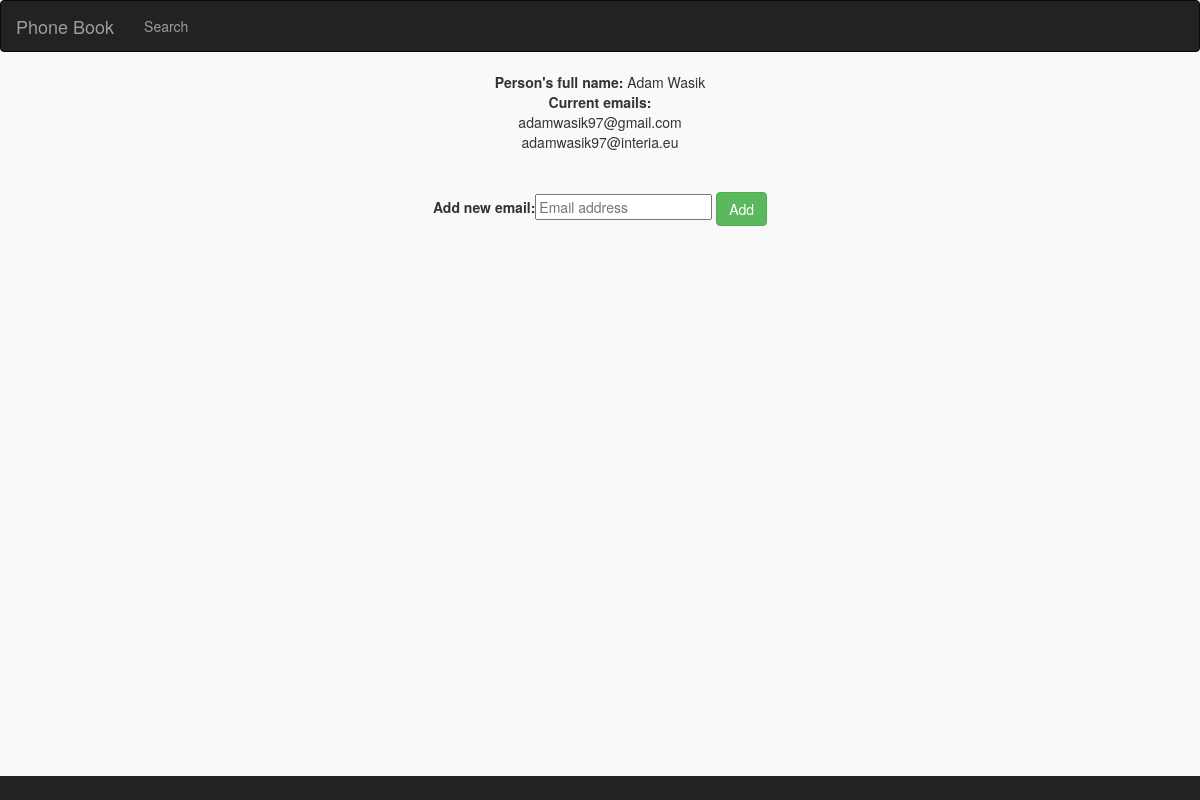
Screenshot of /addEm/1 with the database file from the repository.
### pbook/models.py (models this page shows)
class Osoba(models.Model):
    imie = models.CharField(max_length=50)
    nazwisko = models.CharField(max_length=50)

class Email(models.Model):
    osoba = models.ForeignKey(Osoba, editable=False, on_delete=models.CASCADE)
    email = models.EmailField()

### pbook/views.py (the view)
# urls.py: path('addEm/<int:osid>', views.addEmail),
def addEmail(request, osid):
    form = AddEmailForm()
    person = Osoba.objects.get(id=osid)
    emailList = Email.objects.all()
    if request.method == 'POST':
        form = AddEmailForm(request.POST)
        if form.is_valid():
            email = form.cleaned_data['email']
            email = Email(osoba=person, email=email)
            email.save()
    return render(request, "addEmail.html", {'form': form, 'osoba' : person, 'emailList' : emailList, })

### pbook/forms.py
class AddEmailForm(forms.Form):
    email = forms.CharField(required=True, widget=forms.TextInput
                           (attrs={'placeholder': 'Email address'}))

### pbook/templates/addEmail.html (shortened to what this page needs)
{% extends 'basePage.html' %}
    {% load i18n %}
    {% block content %}
        <div style="text-align:center;">
            <form  method="post" >
                    <b>Person's full name: </b> {{ osoba.imie }} {{ osoba.nazwisko }}<br>
                    <b>Current emails:</b><br>
                     {% for em in emailList %}
                        {% if osoba == em.osoba %}
                            {{ em.email }}<br>
                        {% endif %}
                    {% endfor %} <br><br>
                    <b>Add new email:</b>{{ form.email }}
                    <button type="submit " class="btn btn-success">Add</button>
            </form><br>
        </div>
    {% endblock  %}

### pbook/templates/basePage.html (style rules this page uses)
body { background-color:#f9f9f9; }

### rows the page displays
Osoba: imie "Adam", nazwisko "Wasik"
Email: email "adamwasik97@gmail.com"
Email: email "adamwasik97@interia.eu"
